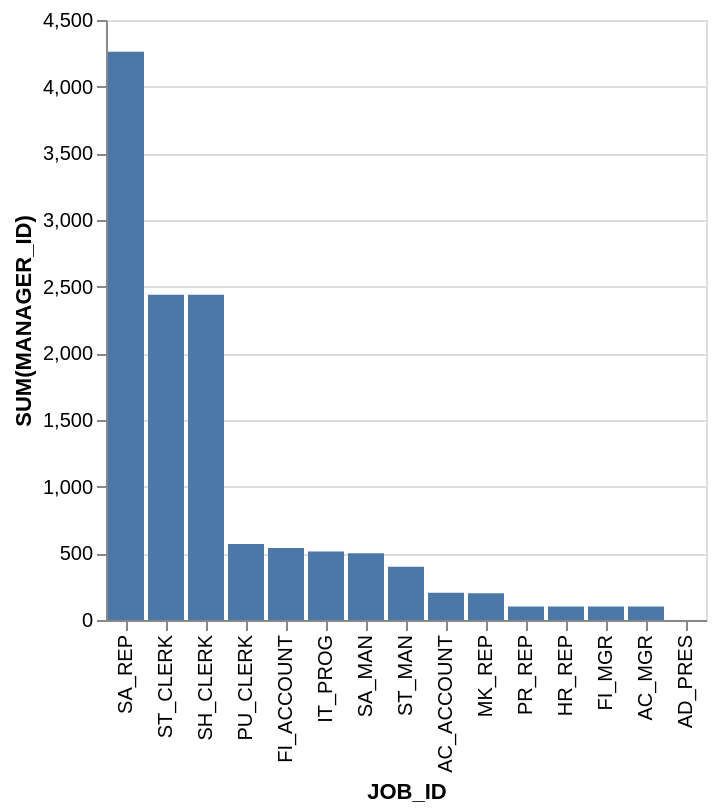

Vega-Lite specification for this chart:
### Vega-Lite specification from a JSON file in a GitHub repository (floating-point values rounded to 4 significant figures)
{"data": {"values": [{"x_data": "SA_REP", "y_data": 4261}, {"x_data": "ST_CLERK", "y_data": 2440}, {"x_data": "SH_CLERK", "y_data": 2440}, {"x_data": "PU_CLERK", "y_data": 570}, {"x_data": "FI_ACCOUNT", "y_data": 540}, {"x_data": "IT_PROG", "y_data": 514}, {"x_data": "SA_MAN", "y_data": 500}, {"x_data": "ST_MAN", "y_data": 400}, {"x_data": "AC_ACCOUNT", "y_data": 205}, {"x_data": "MK_REP", "y_data": 201}, {"x_data": "PR_REP", "y_data": 101}, {"x_data": "HR_REP", "y_data": 101}, {"x_data": "FI_MGR", "y_data": 101}, {"x_data": "AC_MGR", "y_data": 101}, {"x_data": "AD_PRES", "y_data": 0}]}, "mark": "bar", "encoding": {"x": {"field": "x_data", "type": "nominal", "title": "JOB_ID", "sort": {"op": "sum", "field": "y_data", "order": "descending"}}, "y": {"field": "y_data", "type": "quantitative", "title": "SUM(MANAGER_ID)"}}}
